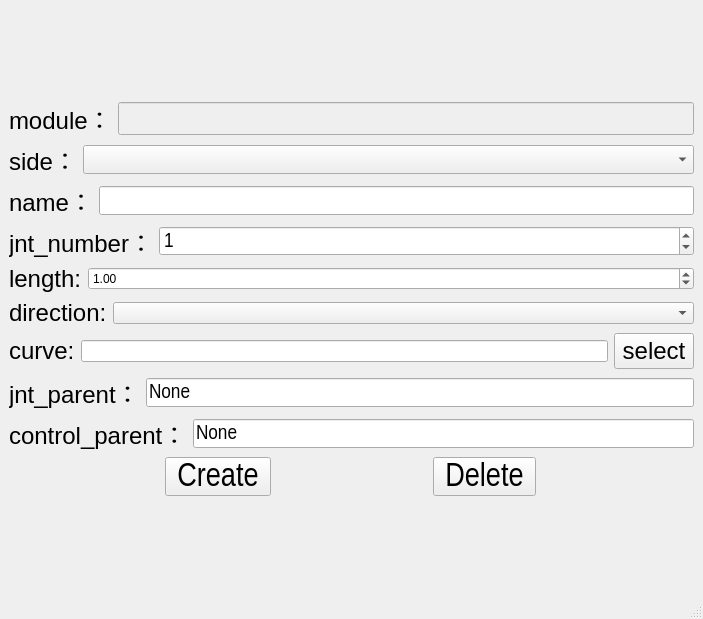
<?xml version="1.0" encoding="UTF-8"?>
<ui version="4.0">
    <class>MainWindow</class>
    <widget class="QMainWindow" name="MainWindow">
        <property name="geometry">
            <rect>
                <x>0</x>
                <y>0</y>
                <width>703</width>
                <height>619</height>
            </rect>
        </property>
        <property name="windowTitle">
            <string>MainWindow</string>
        </property>
        <widget class="QWidget" name="centralwidget">
            <layout class="QVBoxLayout" name="verticalLayout_2">
                <item>
                    <layout class="QVBoxLayout" name="verticalLayout">
                        <item>
                            <layout class="QHBoxLayout" name="horizontalLayout">
                                <item>
                                    <widget class="QLabel" name="label">
                                        <property name="sizePolicy">
                                            <sizepolicy hsizetype="Fixed" vsizetype="Fixed">
                                                <horstretch>0</horstretch>
                                                <verstretch>0</verstretch>
                                            </sizepolicy>
                                        </property>
                                        <property name="font">
                                            <font>
                                                <pointsize>18</pointsize>
                                                <kerning>true</kerning>
                                            </font>
                                        </property>
                                        <property name="contextMenuPolicy">
                                            <enum>Qt::PreventContextMenu</enum>
                                        </property>
                                        <property name="layoutDirection">
                                            <enum>Qt::LeftToRight</enum>
                                        </property>
                                        <property name="text">
                                            <string>module：</string>
                                        </property>
                                        <property name="alignment">
                                            <set>Qt::AlignLeading|Qt::AlignLeft|Qt::AlignVCenter</set>
                                        </property>
                                    </widget>
                                </item>
                                <item>
                                    <widget class="QLineEdit" name="module_edit">
                                        <property name="enabled">
                                            <bool>false</bool>
                                        </property>
                                        <property name="font">
                                            <font>
                                                <pointsize>16</pointsize>
                                            </font>
                                        </property>
                                    </widget>
                                </item>
                            </layout>
                        </item>
                        <item>
                            <layout class="QHBoxLayout" name="horizontalLayout_2">
                                <item>
                                    <widget class="QLabel" name="side_label">
                                        <property name="sizePolicy">
                                            <sizepolicy hsizetype="Fixed" vsizetype="Fixed">
                                                <horstretch>0</horstretch>
                                                <verstretch>0</verstretch>
                                            </sizepolicy>
                                        </property>
                                        <property name="font">
                                            <font>
                                                <pointsize>18</pointsize>
                                                <weight>50</weight>
                                                <bold>false</bold>
                                                <kerning>true</kerning>
                                            </font>
                                        </property>
                                        <property name="focusPolicy">
                                            <enum>Qt::NoFocus</enum>
                                        </property>
                                        <property name="contextMenuPolicy">
                                            <enum>Qt::DefaultContextMenu</enum>
                                        </property>
                                        <property name="layoutDirection">
                                            <enum>Qt::LeftToRight</enum>
                                        </property>
                                        <property name="text">
                                            <string>side：</string>
                                        </property>
                                        <property name="alignment">
                                            <set>Qt::AlignLeading|Qt::AlignLeft|Qt::AlignVCenter</set>
                                        </property>
                                    </widget>
                                </item>
                                <item>
                                    <widget class="QComboBox" name="side_cbox">
                                        <property name="sizePolicy">
                                            <sizepolicy hsizetype="Preferred" vsizetype="Fixed">
                                                <horstretch>0</horstretch>
                                                <verstretch>0</verstretch>
                                            </sizepolicy>
                                        </property>
                                        <property name="font">
                                            <font>
                                                <family>Arial Narrow</family>
                                                <pointsize>16</pointsize>
                                                <weight>50</weight>
                                                <bold>false</bold>
                                            </font>
                                        </property>
                                    </widget>
                                </item>
                            </layout>
                        </item>
                        <item>
                            <layout class="QHBoxLayout" name="horizontalLayout_3">
                                <item>
                                    <widget class="QLabel" name="label_4">
                                        <property name="sizePolicy">
                                            <sizepolicy hsizetype="Fixed" vsizetype="Fixed">
                                                <horstretch>0</horstretch>
                                                <verstretch>0</verstretch>
                                            </sizepolicy>
                                        </property>
                                        <property name="font">
                                            <font>
                                                <pointsize>18</pointsize>
                                                <weight>50</weight>
                                                <bold>false</bold>
                                                <kerning>true</kerning>
                                            </font>
                                        </property>
                                        <property name="layoutDirection">
                                            <enum>Qt::LeftToRight</enum>
                                        </property>
                                        <property name="text">
                                            <string>name：</string>
                                        </property>
                                        <property name="alignment">
                                            <set>Qt::AlignLeading|Qt::AlignLeft|Qt::AlignVCenter</set>
                                        </property>
                                    </widget>
                                </item>
                                <item>
                                    <widget class="QLineEdit" name="name_edit">
                                        <property name="font">
                                            <font>
                                                <family>Arial Narrow</family>
                                                <pointsize>16</pointsize>
                                            </font>
                                        </property>
                                    </widget>
                                </item>
                            </layout>
                        </item>
                        <item>
                            <layout class="QHBoxLayout" name="horizontalLayout_4">
                                <item>
                                    <widget class="QLabel" name="label_5">
                                        <property name="sizePolicy">
                                            <sizepolicy hsizetype="Fixed" vsizetype="Fixed">
                                                <horstretch>0</horstretch>
                                                <verstretch>0</verstretch>
                                            </sizepolicy>
                                        </property>
                                        <property name="font">
                                            <font>
                                                <pointsize>18</pointsize>
                                                <weight>50</weight>
                                                <bold>false</bold>
                                                <kerning>true</kerning>
                                            </font>
                                        </property>
                                        <property name="layoutDirection">
                                            <enum>Qt::LeftToRight</enum>
                                        </property>
                                        <property name="text">
                                            <string>jnt_number：</string>
                                        </property>
                                        <property name="alignment">
                                            <set>Qt::AlignLeading|Qt::AlignLeft|Qt::AlignVCenter</set>
                                        </property>
                                    </widget>
                                </item>
                                <item>
                                    <widget class="QSpinBox" name="jnt_number_sbox">
                                        <property name="font">
                                            <font>
                                                <family>Arial Narrow</family>
                                                <pointsize>16</pointsize>
                                            </font>
                                        </property>
                                        <property name="value">
                                            <number>1</number>
                                        </property>
                                    </widget>
                                </item>
                            </layout>
                        </item>
                        <item>
                            <layout class="QHBoxLayout" name="horizontalLayout_9">
                                <item>
                                    <widget class="QLabel" name="length_label">
                                        <property name="sizePolicy">
                                            <sizepolicy hsizetype="Fixed" vsizetype="Fixed">
                                                <horstretch>0</horstretch>
                                                <verstretch>0</verstretch>
                                            </sizepolicy>
                                        </property>
                                        <property name="font">
                                            <font>
                                                <pointsize>18</pointsize>
                                            </font>
                                        </property>
                                        <property name="text">
                                            <string>length:</string>
                                        </property>
                                    </widget>
                                </item>
                                <item>
                                    <widget class="QDoubleSpinBox" name="length_sbox">
                                        <property name="value">
                                            <double>1.000000000000000</double>
                                        </property>
                                    </widget>
                                </item>
                            </layout>
                        </item>
                        <item>
                            <layout class="QHBoxLayout" name="horizontalLayout_10">
                                <item>
                                    <widget class="QLabel" name="direction_label">
                                        <property name="sizePolicy">
                                            <sizepolicy hsizetype="Fixed" vsizetype="Fixed">
                                                <horstretch>0</horstretch>
                                                <verstretch>0</verstretch>
                                            </sizepolicy>
                                        </property>
                                        <property name="font">
                                            <font>
                                                <pointsize>18</pointsize>
                                            </font>
                                        </property>
                                        <property name="text">
                                            <string>direction:</string>
                                        </property>
                                    </widget>
                                </item>
                                <item>
                                    <widget class="QComboBox" name="direction_cbox"/>
                                </item>
                            </layout>
                        </item>
                        <item>
                            <layout class="QHBoxLayout" name="horizontalLayout_8">
                                <item>
                                    <widget class="QLabel" name="curce_label">
                                        <property name="font">
                                            <font>
                                                <pointsize>18</pointsize>
                                            </font>
                                        </property>
                                        <property name="text">
                                            <string>curve:</string>
                                        </property>
                                    </widget>
                                </item>
                                <item>
                                    <widget class="QLineEdit" name="curce_Edit"/>
                                </item>
                                <item>
                                    <widget class="QPushButton" name="curce_btn">
                                        <property name="font">
                                            <font>
                                                <pointsize>18</pointsize>
                                            </font>
                                        </property>
                                        <property name="text">
                                            <string>select</string>
                                        </property>
                                    </widget>
                                </item>
                            </layout>
                        </item>
                        <item>
                            <layout class="QHBoxLayout" name="horizontalLayout_5">
                                <item>
                                    <widget class="QLabel" name="label_6">
                                        <property name="font">
                                            <font>
                                                <pointsize>18</pointsize>
                                                <weight>50</weight>
                                                <bold>false</bold>
                                                <kerning>true</kerning>
                                            </font>
                                        </property>
                                        <property name="layoutDirection">
                                            <enum>Qt::LeftToRight</enum>
                                        </property>
                                        <property name="text">
                                            <string>jnt_parent：</string>
                                        </property>
                                        <property name="alignment">
                                            <set>Qt::AlignLeading|Qt::AlignLeft|Qt::AlignVCenter</set>
                                        </property>
                                    </widget>
                                </item>
                                <item>
                                    <widget class="QLineEdit" name="jnt_parent_edit">
                                        <property name="font">
                                            <font>
                                                <family>Arial Narrow</family>
                                                <pointsize>16</pointsize>
                                            </font>
                                        </property>
                                        <property name="text">
                                            <string>None</string>
                                        </property>
                                    </widget>
                                </item>
                            </layout>
                        </item>
                        <item>
                            <layout class="QHBoxLayout" name="horizontalLayout_6">
                                <item>
                                    <widget class="QLabel" name="label_7">
                                        <property name="sizePolicy">
                                            <sizepolicy hsizetype="Fixed" vsizetype="Fixed">
                                                <horstretch>0</horstretch>
                                                <verstretch>0</verstretch>
                                            </sizepolicy>
                                        </property>
                                        <property name="font">
                                            <font>
                                                <pointsize>18</pointsize>
                                                <weight>50</weight>
                                                <bold>false</bold>
                                                <kerning>true</kerning>
                                            </font>
                                        </property>
                                        <property name="layoutDirection">
                                            <enum>Qt::LeftToRight</enum>
                                        </property>
                                        <property name="text">
                                            <string>control_parent：</string>
                                        </property>
                                        <property name="alignment">
                                            <set>Qt::AlignLeading|Qt::AlignLeft|Qt::AlignVCenter</set>
                                        </property>
                                    </widget>
                                </item>
                                <item>
                                    <widget class="QLineEdit" name="control_parent_edit">
                                        <property name="font">
                                            <font>
                                                <family>Arial Narrow</family>
                                                <pointsize>16</pointsize>
                                            </font>
                                        </property>
                                        <property name="text">
                                            <string>None</string>
                                        </property>
                                    </widget>
                                </item>
                            </layout>
                        </item>
                        <item>
                            <layout class="QHBoxLayout" name="horizontalLayout_7">
                                <item>
                                    <widget class="QToolButton" name="create_btn">
                                        <property name="enabled">
                                            <bool>true</bool>
                                        </property>
                                        <property name="font">
                                            <font>
                                                <family>Arial Narrow</family>
                                                <pointsize>25</pointsize>
                                            </font>
                                        </property>
                                        <property name="text">
                                            <string>Create</string>
                                        </property>
                                        <property name="iconSize">
                                            <size>
                                                <width>40</width>
                                                <height>40</height>
                                            </size>
                                        </property>
                                    </widget>
                                </item>
                                <item>
                                    <widget class="QToolButton" name="delete_btn">
                                        <property name="enabled">
                                            <bool>true</bool>
                                        </property>
                                        <property name="sizePolicy">
                                            <sizepolicy hsizetype="Fixed" vsizetype="Fixed">
                                                <horstretch>0</horstretch>
                                                <verstretch>0</verstretch>
                                            </sizepolicy>
                                        </property>
                                        <property name="font">
                                            <font>
                                                <family>Arial Narrow</family>
                                                <pointsize>25</pointsize>
                                            </font>
                                        </property>
                                        <property name="text">
                                            <string>Delete</string>
                                        </property>
                                        <property name="iconSize">
                                            <size>
                                                <width>40</width>
                                                <height>40</height>
                                            </size>
                                        </property>
                                        <property name="checked">
                                            <bool>false</bool>
                                        </property>
                                    </widget>
                                </item>
                            </layout>
                        </item>
                    </layout>
                </item>
            </layout>
        </widget>
        <widget class="QMenuBar" name="menubar">
            <property name="geometry">
                <rect>
                    <x>0</x>
                    <y>0</y>
                    <width>703</width>
                    <height>23</height>
                </rect>
            </property>
        </widget>
        <widget class="QStatusBar" name="statusbar"/>
    </widget>
    <resources/>
    <connections/>
</ui>
